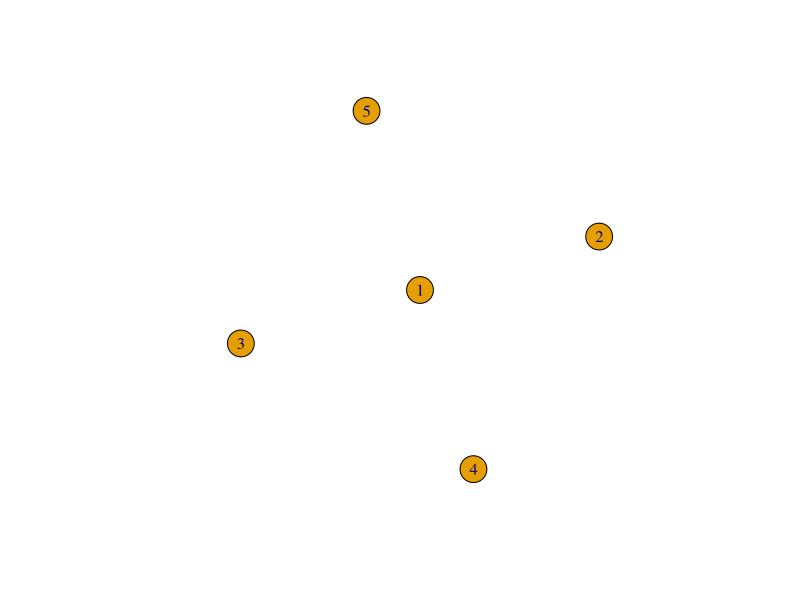
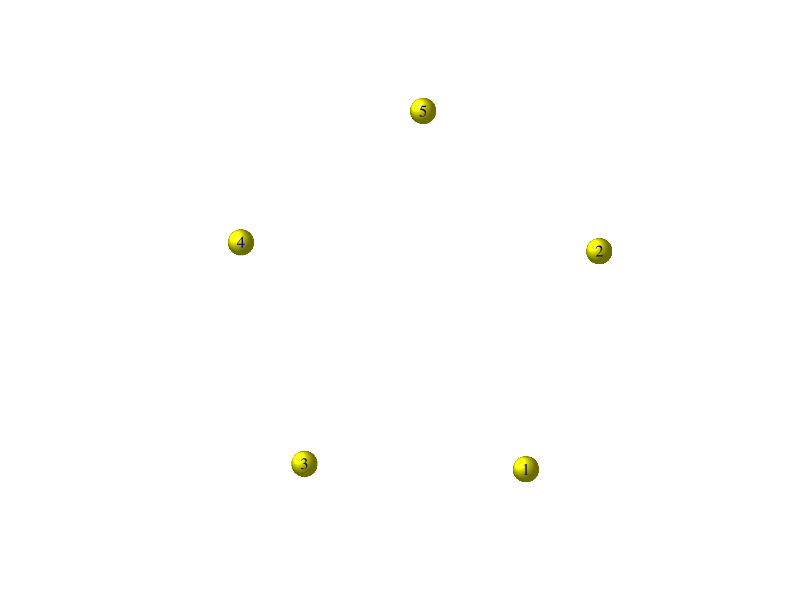
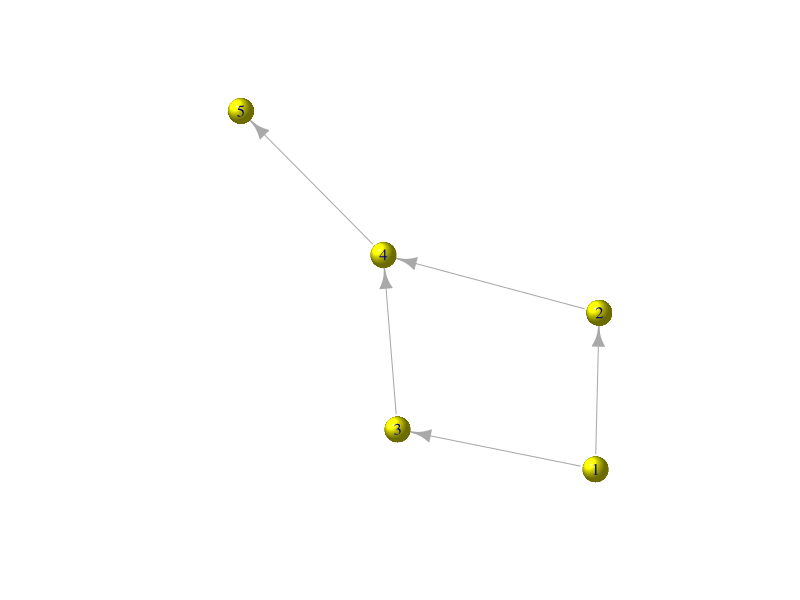
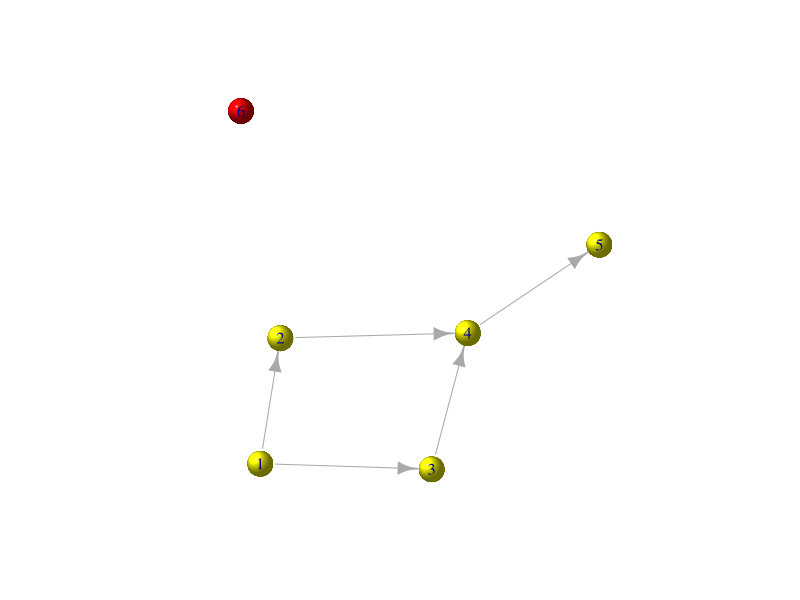
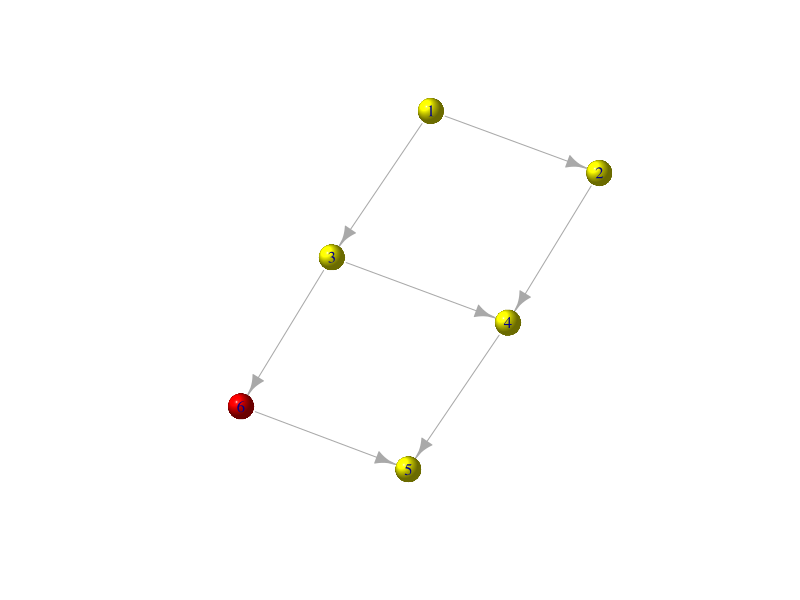
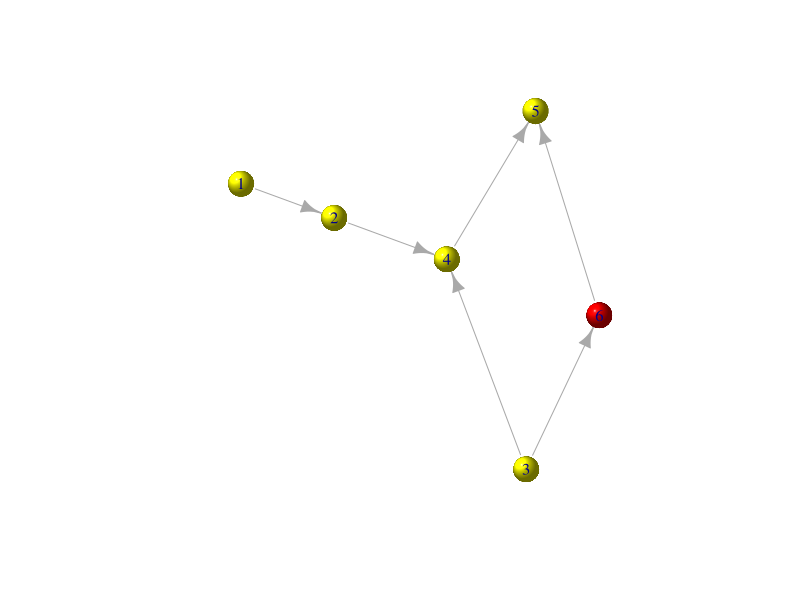
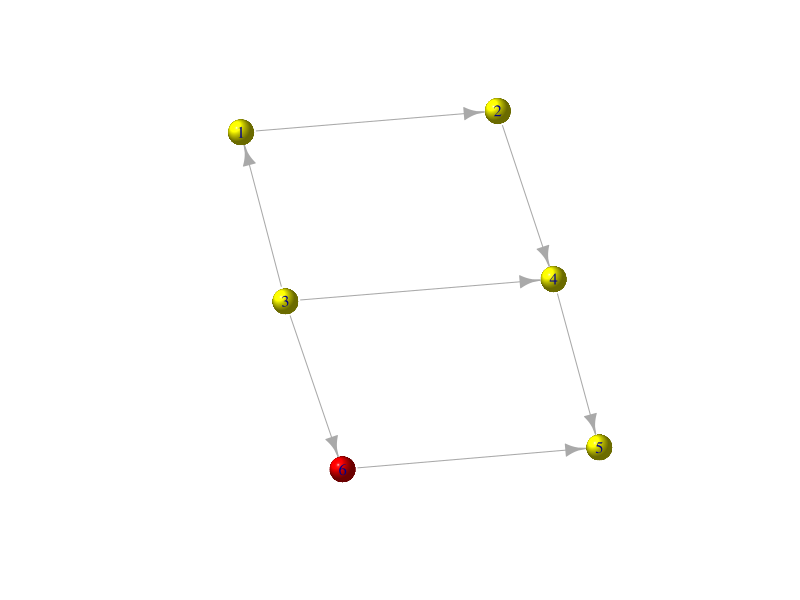
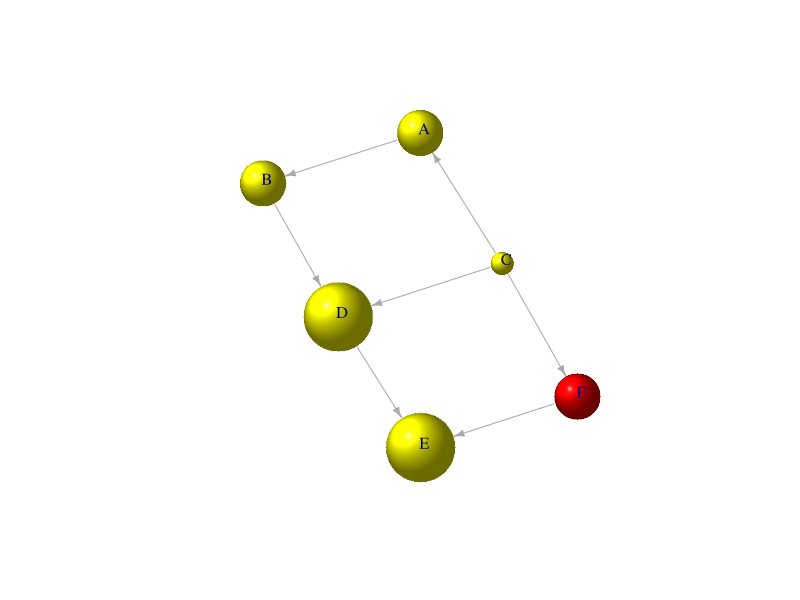

R code for these plots, in order:
#step 1
library(igraph)
g = make_empty_graph(n = 5, directed = T)
plot(g)
V(g)$color = 'yellow'
V(g)$shape = 'sphere'
plot(g)
#these lines of code create an empty directed graph (an graph without any edge) with 5 nodes, 
#and change the color and shape of the nodes when plotting the graph.

#step 2
g = add_edges(g, c(1,2, 1,3, 2,4, 3,4, 4,5))
plot(g)
#these lines of code add 5 directed edges to the graph.

#step 3
g = add_vertices(g, 1, color = 'red', shape = 'sphere')
plot(g)
g = add_edges(g, c(3,6, 6,5))
plot(g)
#these lines of code add a new node (numbered 6) to the graph, 
#and add two edges connected to the new node.

#step 4
E(g)
g = delete_edges(g, 2)
plot(g)
g = add_edges(g, c(3, 1))
plot(g)
#these lines of code show the changes when deleting an edge from the graph.

#step 5
V(g)$name = LETTERS[1:6]
V(g)
E(g)
#these lines of code rename the nodes from A to F, that is, using the big letters.

#step 6
shortest_paths(g, "A", "E", output="epath")$epath[1]
#this line of code find the shortest path from node A to node E.

#step 7
plot(g, layout = layout_nicely, vertex.size = degree(g, V(g), "in")*15+15,
     vertex.label.dist = 0.5, edge.arrow.size = 0.5)
#this line of code plot the graph with the size of nodes measured by degree.

#step 8
plot(degree_distribution(g), main = "Degree distribution", 
     xlab = "Degree", ylab = "Frequency")
#this line of code draw the plot of the distribution of degree of nodes, 
#which is equal to the numbers of edge connected to that node.

#step 9
pal = colorRampPalette(c('lightblue', 'blue'))
a = as.matrix(get.adjacency(g))
a
heatmap(a, Rowv = NA, Colv = 'Rowv', col = pal(100))
#these lines of code draw a map to show the edges of the graph.

#step 10
sg = induced_subgraph(g, V(g)[degree(g, V(g), "in") >= 1])
plot(sg, layout = layout_nicely, vertex.size = degree(sg, V(sg), "out")*10+15,
     vertex.color = "green", vertex.shape = "square", vertex.label.dist = 0.5, 
     edge.arrow.size = 0.5)
#these lines of code draw a plot of a subgraph which deletes node(s)
#with less or equal to 1 degree, in graph g, node C. 



